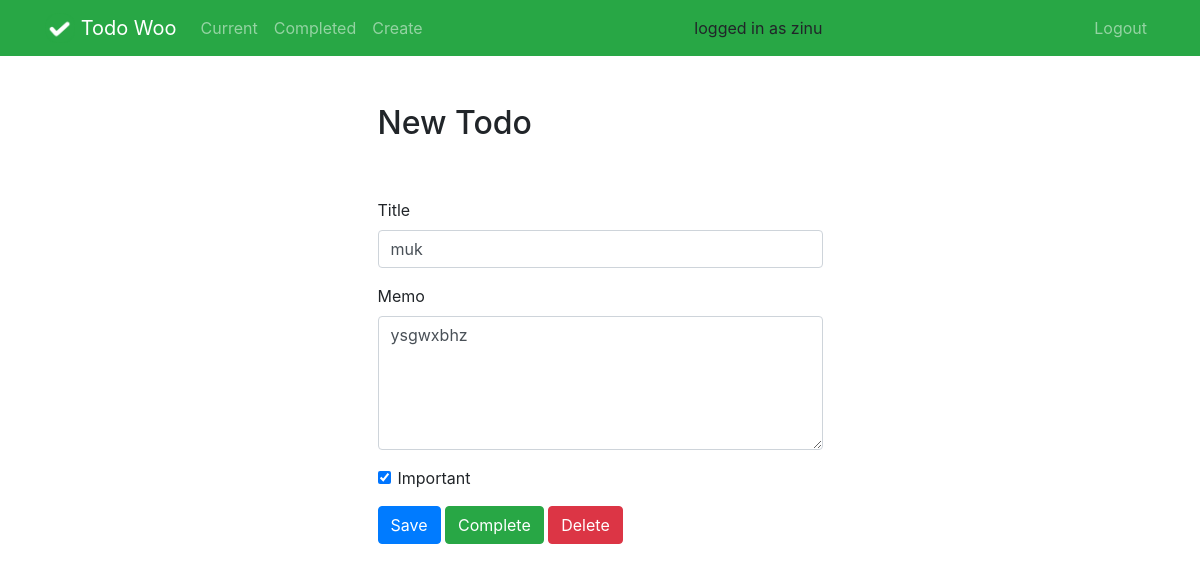
Screenshot of /current/1 (signed in) with the database file from the repository.
### woo/models.py (models this page shows, shortened)
class Todo(models.Model):
    title = models.CharField(max_length=100)
    memo = models.TextField(blank=True)
    created = models.DateTimeField(auto_now_add=True)
    datecompleted = models.DateTimeField(null=True,blank=True)
    important = models.BooleanField(default=False)
    author = models.ForeignKey(User,on_delete=models.CASCADE)

### woo/views.py (the view, shortened to what this page needs)
# urls.py: path('current/<int:pk>',woo_views.viewTodo,name='viewTodo'),
@login_required
def viewTodo(request,pk):
    todo = get_object_or_404(Todo,pk=pk,author=request.user)
    if request.method == 'GET':
        form = TodoForm(instance=todo)
        return render(request,'woo/viewTodo.html',{'todo':todo,'form':form})

### woo/forms.py
class TodoForm(ModelForm):
    class Meta:
        model = Todo
        fields =['title','memo','important']

### woo/templates/woo/viewTodo.html (shortened to what this page needs)
{% extends "woo/base.html" %}
{% block content %}
    <div class="row justify-content-center mt-5">
        <div class="col-md-5">
            <h2>New Todo</h2>
        </div>
    </div>
    <div class="row justify-content-center mt-5">
        <div class="col-md-5">
            <form method="POST">
                <div class="form-group">
                    <label for="title">Title</label>
                    <input type="text" name="title" class="form-control" id="title" value="{{ todo.title }}" required>
                </div>
                <div class="form-group">
                    <label for="memo">Memo</label>
                    <textarea name="memo" rows="5" class="form-control" id="memo" >{{ todo.memo }}</textarea>
                </div>
                <div class="form-group form-check">
                    <input type="checkbox" name="important" class="form-check-input" id="important" {% if todo.important %}checked{% endif %}>
                    <label class="form-check-label" for="important">Important</label>
                </div>
                <button type="submit" class="btn btn-primary">Save</button>
                <button type="button" class="btn btn-success" onclick="$('#complete').click()">Complete</button>
                <button type="button" class="btn btn-danger" onclick="$('#delete').click()">Delete</button>
            </form>
        </div>
    </div>
{% endblock %}

### woo/templates/woo/base.html (shortened to what this page needs)
{% load static %}
<!doctype html>
<html lang="en">
<head>
    <link rel="stylesheet" href="https://stackpath.bootstrapcdn.com/bootstrap/4.4.1/css/bootstrap.min.css">
</head>
<body>
<nav class="navbar navbar-expand-md navbar-dark bg-success">
<div class="container">
    <a class="navbar-brand" href="{% url 'home' %}">
         <img src="{% static 'todo/logo.png' %}" width="30" height="30" class="d-inline-block align-top">
        <span>Todo Woo</span>
    </a>
    <div class="collapse navbar-collapse" id="navbarNav">
    {% if user.is_authenticated %}
        <ul class="navbar-nav mr-auto">
                <li class="nav-item {{ current }}">
                    <a class="nav-link" href="{% url 'current' %}">Current</a>
                </li>
                <li class="nav-item {{ completed }}">
                    <a class="nav-link" href="{% url 'completed' %}">Completed</a>
                </li>
                <li class="nav-item {{ create }}">
                    <a class="nav-link" href="{% url 'create' %}">Create</a>
                </li>
        </ul>
    {% endif %}
    logged in as {{request.user}}
    <ul class="navbar-nav ml-auto">
            {% if user.is_authenticated %}
                <li class="nav-item">
                    <a href="#" onclick="$('#signOutBtn').click()" class="nav-link">Logout</a>
                </li>
            {% endif %}
        </ul>
    </div>
</div>
</nav>
<div class="container">
{% block content %}{% endblock %}
</div>
</body>
</html>

### rows the page displays
Todo: title "muk", memo "ysgwxbhz", important "☑"

### other values shown
{{ request.user }} "zinu"
